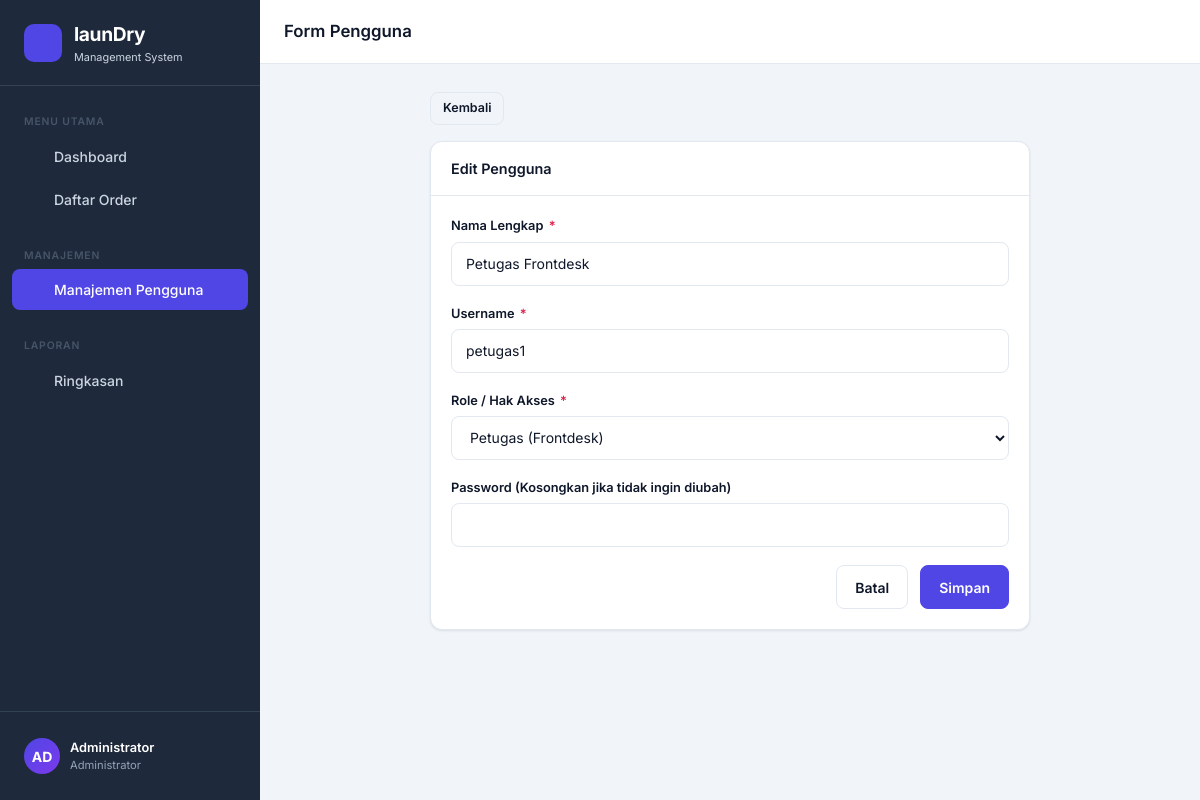
Page /views/user_form.php?id=2 (signed in) on the committed database.
### tables this page shows
CREATE TABLE IF NOT EXISTS users (
    id INT AUTO_INCREMENT PRIMARY KEY,
    username VARCHAR(50) NOT NULL UNIQUE,
    password VARCHAR(255) NOT NULL,
    nama_lengkap VARCHAR(100) NOT NULL,
    role ENUM('admin', 'petugas') DEFAULT 'petugas',
    created_at TIMESTAMP DEFAULT CURRENT_TIMESTAMP
);

### views/user_form.php (the view, shortened to what this page needs)
<?php
require_once '../templates/header.php';
$id = isset($_GET['id']) ? (int)$_GET['id'] : 0;
$edit_mode = $id > 0;
$u_username = '';
$u_nama = '';
$u_role = 'petugas';
if ($edit_mode) {
    $stmt = mysqli_prepare($koneksi, "SELECT * FROM users WHERE id = ?");
    mysqli_stmt_bind_param($stmt, "i", $id);
    mysqli_stmt_execute($stmt);
    $res = mysqli_stmt_get_result($stmt);
    if ($row = mysqli_fetch_assoc($res)) {
        $u_username = $row['username'];
        $u_nama = $row['nama_lengkap'];
        $u_role = $row['role'];
    } else {
        redirect('user_list.php', 'Pengguna tidak ditemukan!', 'error');
    }
}
?>
<div style="max-width:600px; margin: 0 auto;">
  <div class="mb-4">
    <a href="user_list.php" class="btn btn-outline btn-sm" style="display:inline-flex;align-items:center;gap:4px;"><?= getIcon('chevron-left', 'w-4 h-4') ?> Kembali</a>
  </div>
  <div class="card">
  <div class="card-header">
    <span class="card-title" style="display:flex;align-items:center;gap:8px;"><?= $edit_mode ? getIcon('pencil', 'w-5 h-5') : getIcon('plus', 'w-5 h-5') ?> <?= $edit_mode ? 'Edit' : 'Tambah' ?> Pengguna</span>
  </div>
  <div class="card-body">
    <form method="POST">
      <div class="form-group">
        <label class="form-label">Nama Lengkap <span class="required">*</span></label>
        <input type="text" name="nama_lengkap" class="form-control" value="<?= htmlspecialchars($u_nama) ?>" required>
      </div>
      <div class="form-group">
        <label class="form-label">Username <span class="required">*</span></label>
        <input type="text" name="username" class="form-control" value="<?= htmlspecialchars($u_username) ?>" required>
      </div>
      <div class="form-group">
        <label class="form-label">Role / Hak Akses <span class="required">*</span></label>
        <select name="role" class="form-control" required>
          <option value="petugas" <?= $u_role == 'petugas' ? 'selected' : '' ?>>Petugas (Frontdesk)</option>
        </select>
      </div>
      <div class="form-group">
        <label class="form-label">Password <?= $edit_mode ? '(Kosongkan jika tidak ingin diubah)' : '<span class="required">*</span>' ?></label>
        <input type="password" name="password" class="form-control" <?= $edit_mode ? '' : 'required' ?>>
      </div>
      <div class="d-flex gap-3 mt-4" style="justify-content:flex-end">
        <a href="user_list.php" class="btn btn-outline">Batal</a>
        <button type="submit" class="btn btn-primary" style="display:inline-flex;align-items:center;gap:4px;"><?= getIcon('check', 'w-5 h-5') ?> Simpan</button>
      </div>
    </form>
  </div>
</div>
</div>
<?php require_once '../templates/footer.php'; ?>

### assets/css/style.css (style rules this page uses)
:root { --font-main: 'Inter', sans-serif; --bg-page: #f1f5f9; --bg-card: #ffffff; --bg-sidebar: #1e293b; --bg-sidebar-hover: #334155; --bg-sidebar-active: #4f46e5; --text-primary: #0f172a; --text-secondary: #64748b; --text-muted: #94a3b8; --text-sidebar: #cbd5e1; --text-sidebar-active: #ffffff; --accent: #4f46e5; --accent-hover: #4338ca; --accent-light: #eef2ff; --status-antrean-bg: #fff1f2; --status-antrean-text: #e11d48; --status-antrean-border: #fecdd3; --status-proses-bg: #fffbeb; --status-proses-text: #d97706; --status-proses-border: #fde68a; --status-selesai-bg: #ecfdf5; --status-selesai-text: #059669; --status-selesai-border: #a7f3d0; --status-diambil-bg: #f1f5f9; --status-diambil-text: #64748b; --status-diambil-border: #cbd5e1; --pay-lunas-bg: #ecfdf5; --pay-lunas-text: #059669; --pay-belum-bg: #fff1f2; --pay-belum-text: #e11d48; --border: #e2e8f0; --border-focus: #4f46e5; --shadow-sm: 0 1px 3px rgba(0,0,0,.06), 0 1px 2px rgba(0,0,0,.04); --shadow-md: 0 4px 16px rgba(0,0,0,.08); --shadow-lg: 0 10px 40px rgba(0,0,0,.12); --radius-sm: 8px; --radius-md: 12px; --radius-lg: 16px; --radius-xl: 24px; --sidebar-w: 260px; --header-h: 64px; --transition: 0.2s ease; }
*, *::before, *::after { box-sizing: border-box; margin: 0; padding: 0; }
html { font-size: 16px; scroll-behavior: smooth; }
body { font-family: var(--font-main); background: var(--bg-page); color: var(--text-primary); line-height: 1.5; min-height: 100vh; }
a { color: var(--accent); text-decoration: none; }
.card { background: var(--bg-card); border-radius: var(--radius-md); border: 1px solid var(--border); box-shadow: var(--shadow-sm); }
.card-header { display: flex; align-items: center; justify-content: space-between; padding: 16px 20px; border-bottom: 1px solid var(--border); }
.card-title { font-size: 0.9rem; font-weight: 600; color: var(--text-primary); }
.card-body { padding: 20px; }
.btn { display: inline-flex; align-items: center; justify-content: center; gap: 8px; padding: 10px 18px; border-radius: var(--radius-sm); font-size: 0.875rem; font-weight: 600; font-family: var(--font-main); cursor: pointer; border: 1px solid transparent; transition: all var(--transition); min-height: 44px; min-width: 44px; white-space: nowrap; text-decoration: none; }
.btn-primary { background: var(--accent); color: #fff; border-color: var(--accent); }
.btn-outline { background: transparent; color: var(--text-primary); border-color: var(--border); }
.btn-sm { padding: 6px 12px; font-size: 0.78rem; min-height: 32px; }
.form-group { margin-bottom: 18px; }
.form-label { display: block; font-size: 0.8rem; font-weight: 600; color: var(--text-primary); margin-bottom: 6px; }
.form-label .required { color: #e11d48; margin-left: 2px; }
.form-control { width: 100%; padding: 10px 14px; border: 1px solid var(--border); border-radius: var(--radius-sm); font-size: 0.875rem; font-family: var(--font-main); color: var(--text-primary); background: #fff; transition: border-color var(--transition), box-shadow var(--transition); outline: none; min-height: 44px; }
.form-control::placeholder { color: var(--text-muted); }
select.form-control { cursor: pointer; }
.d-flex { display: flex; }
.gap-3 { gap: 12px; }
.mb-4 { margin-bottom: 16px; }

### rows in the picture
users: nama_lengkap "Petugas Frontdesk", username "petugas1", role "Petugas (Frontdesk)"

### other values in the picture
$initials "AD"
$user['nama_lengkap'] "Administrator"
$page "Form Pengguna"
